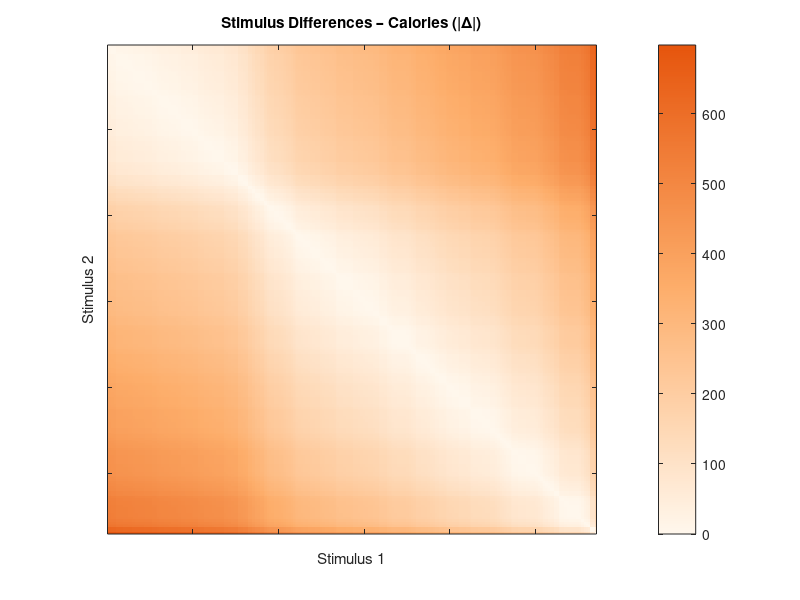
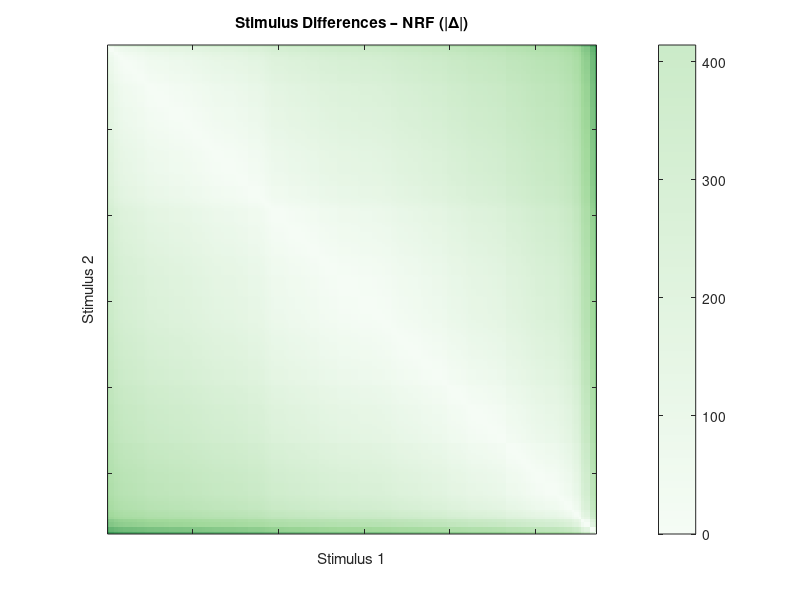

The MATLAB script that drew these images, in order:
%% make heatmap 

%% Load the struct
p.list_cal = load('list_cal_complete.mat');
p.list_nrf = load('list_nrf_complete.mat');

% make matrix
p.diff_square = cell(2,1);
calories = round(cell2mat(p.list_cal.list_cal_complete(:,4)));
diff_square =[];

for r = 1:length(calories)
    for c = 1:length(calories)
        diff_square(r,c) = calories(r) - calories(c);
    end
end

p.diff_square{1}=diff_square; 

%% NRF

nrfs = round(cell2mat(p.list_nrf.list_nrf_complete(:,4)));
diff_square =[];

for r = 1:length(nrfs)
    for c = 1:length(nrfs)
        diff_square(r,c) = nrfs(r) - nrfs(c);
    end
end

p.diff_square{2}=diff_square; 



% Extract the matrices
calories_diff = abs(p.diff_square{1}); % Convert Calories condition to absolute values
nrf_diff = abs(p.diff_square{2}); % Convert NRF condition to absolute values

%% Order both matrices by sorting the underlying vectors
% Sort ascending and get permutation indices
[cal_sorted, cal_order] = sort(calories, 'ascend');
[nrf_sorted, nrf_order] = sort(nrfs,     'ascend');

% Apply the same row/column permutation to the matrices
calories_diff_ord = calories_diff(cal_order, cal_order);
nrf_diff_ord      = nrf_diff(nrf_order, nrf_order);

%% Heatmap – Calories

% Sequential orange (light -> dark)
n = 256;
c_low  = [255, 247, 236]/255;  % very light cream
c_mid  = [253, 174, 107]/255;  % orange
c_high = [230,  85,  13]/255;  % deep orange

cmap_or = interp1([0 0.5 1], [c_low; c_mid; c_high], linspace(0,1,n));


figure;
imagesc(calories_diff_ord);
axis square; 
colorbar;
colormap(cmap_or);
set(gca, 'XTickLabel', []);
set(gca, 'YTickLabel', []);

xlabel('Stimulus 1'); 
ylabel('Stimulus 2');
title('Stimulus Differences – Calories (|Δ|)');





%% Heatmap – NRF
% Green colormap (light -> dark)
n = 256;
c_low  = [245, 252, 245]/255;  % very light greenish
c_mid  = [161, 217, 155]/255;  % soft green
c_high = [ 35, 139,  69]/255;  % dark green

cmap = interp1([0 0.5 1], [c_low; c_mid; c_high], linspace(0,1,n));

figure;
imagesc(nrf_diff_ord);
axis square; 
colorbar;
colormap(cmap);
set(gca, 'XTickLabel', []);
set(gca, 'YTickLabel', []);

xlabel('Stimulus 1'); 
ylabel('Stimulus 2');
title('Stimulus Differences – NRF (|Δ|)');
